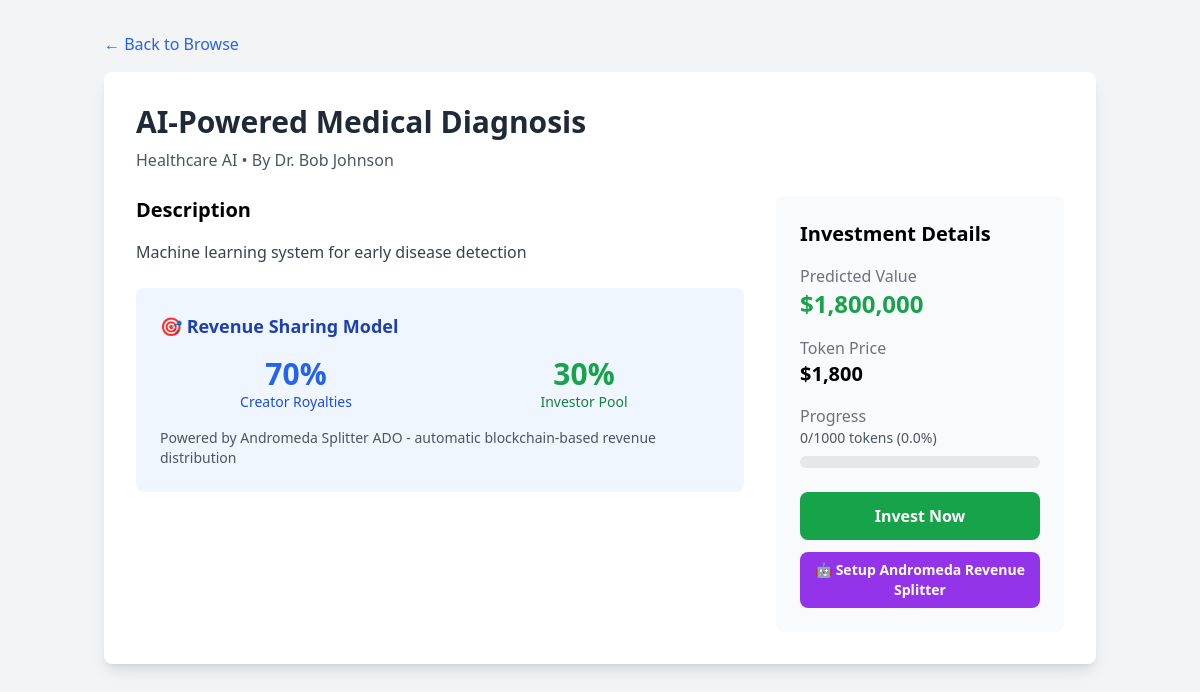
The app's page /idea/2 with its own data.
### app.py (models this page shows)
class Idea(db.Model):
    id = db.Column(db.Integer, primary_key=True)
    title = db.Column(db.String(200), nullable=False)
    description = db.Column(db.Text, nullable=False)
    field = db.Column(db.String(100), nullable=False)
    inventor = db.Column(db.String(100), nullable=False)
    predicted_value = db.Column(db.Float, nullable=False)
    total_tokens = db.Column(db.Integer, nullable=False)
    tokens_sold = db.Column(db.Integer, default=0)
    token_price = db.Column(db.Float, nullable=False)
    nft_id = db.Column(db.String(100), unique=True)
    created_at = db.Column(db.DateTime, default=datetime.utcnow)
    status = db.Column(db.String(20), default='active')

### app.py (the view)
@app.route('/idea/<int:idea_id>')
def idea_detail(idea_id):
    idea = Idea.query.get_or_404(idea_id)
    investments = Investment.query.filter_by(idea_id=idea_id).all()
    return render_template('idea_detail.html', idea=idea, investments=investments)

### templates/idea_detail.html (shortened to what this page needs)
<!DOCTYPE html>
<html lang="en">
<head>
    <script src="https://cdn.tailwindcss.com"></script>
</head>
<body class="bg-gray-100 min-h-screen">
    <div class="container mx-auto px-4 py-8">
        <a href="/" class="text-blue-600 hover:text-blue-800 mb-4 inline-block">&larr; Back to Browse</a>
        <div class="bg-white rounded-lg shadow-lg p-8">
            <h1 class="text-3xl font-bold text-gray-800 mb-2">{{ idea.title }}</h1>
            <p class="text-gray-600 mb-6">{{ idea.field }} • By {{ idea.inventor }}</p>
            <div class="grid grid-cols-1 lg:grid-cols-3 gap-8">
                <div class="lg:col-span-2">
                    <h2 class="text-xl font-semibold mb-4">Description</h2>
                    <p class="text-gray-700 mb-6">{{ idea.description }}</p>
                    <div class="bg-blue-50 rounded-lg p-6 mb-6">
                        <h3 class="text-lg font-semibold text-blue-800 mb-4">🎯 Revenue Sharing Model</h3>
                        <div class="grid grid-cols-2 gap-4">
                            <div class="text-center">
                                <div class="text-3xl font-bold text-blue-600">70%</div>
                                <p class="text-sm text-blue-700">Creator Royalties</p>
                            </div>
                            <div class="text-center">
                                <div class="text-3xl font-bold text-green-600">30%</div>
                                <p class="text-sm text-green-700">Investor Pool</p>
                            </div>
                        </div>
                        <p class="text-sm text-gray-600 mt-4">
                            Powered by Andromeda Splitter ADO - automatic blockchain-based revenue distribution
                        </p>
                    </div>
                </div>
                <div class="bg-gray-50 rounded-lg p-6">
                    <h3 class="text-xl font-semibold mb-4">Investment Details</h3>
                    <div class="space-y-4 mb-6">
                        <div>
                            <span class="text-gray-500">Predicted Value</span>
                            <p class="text-2xl font-bold text-green-600">${{ "{:,.0f}".format(idea.predicted_value) }}</p>
                        </div>
                        <div>
                            <span class="text-gray-500">Token Price</span>
                            <p class="text-xl font-bold">${{ "{:,.0f}".format(idea.token_price) }}</p>
                        </div>
                        <div>
                            <span class="text-gray-500">Progress</span>
                            {% set progress = (idea.tokens_sold / idea.total_tokens * 100) %}
                            <p class="text-sm text-gray-600 mb-2">{{ idea.tokens_sold }}/{{ idea.total_tokens }} tokens ({{ "{:.1f}".format(progress) }}%)</p>
                            <div class="w-full bg-gray-200 rounded-full h-3">
                            </div>
                        </div>
                    </div>
                    <button onclick="showInvestModal()" class="w-full bg-green-600 text-white py-3 rounded-lg hover:bg-green-700 font-semibold">
                        Invest Now
                    </button>
                    <button onclick="setupRoyaltySplitter()" class="w-full mt-3 bg-purple-600 text-white py-2 rounded-lg hover:bg-purple-700 font-semibold text-sm">
                        🤖 Setup Andromeda Revenue Splitter
                    </button>
                </div>
            </div>
        </div>
    </div>
</body>
</html>

### records on screen
Idea: title "AI-Powered Medical Diagnosis", field "Healthcare AI", inventor "Dr. Bob Johnson", description "Machine learning system for early disease detection", predicted_value "1,800,000", token_price "1,800", tokens_sold "0", total_tokens "1000"

### other values on screen
{{ "{:.1f}".format(progress) }} "0.0"
